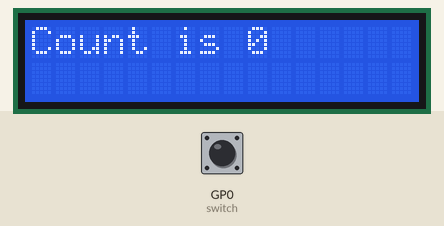
Recording of a program running on a simulated Raspberry Pi Pico running MicroPython. Shown: 16×2 character LCD. The test bench sets the inputs (shaded band); at power-on: GP0 (switch) LOW.

Above: at 1.2 s.
1.3 s: GP0 (switch) pulled HIGH for 0.15 s
At 2.5 s:
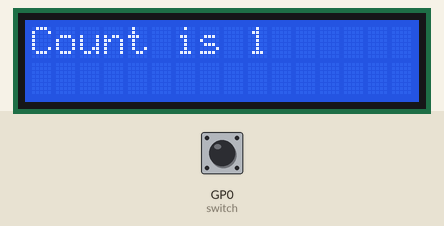
2.9 s: GP0 (switch) pulled HIGH for 1 s
At 3.8 s:
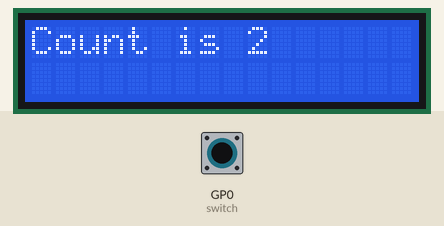
5.4 s: GP0 (switch) pulled HIGH for 0.15 s
At 5.8 s:
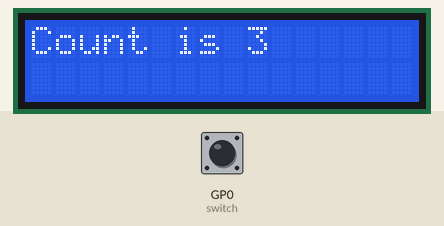
7.0 s: GP0 (switch) pulled HIGH for 1 s
At 8.2 s:
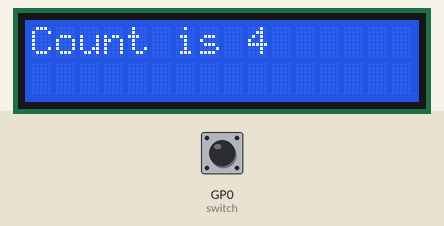
Timing chart, 0 to 10.0 s (numbered marks = the images above; inputs shaded):
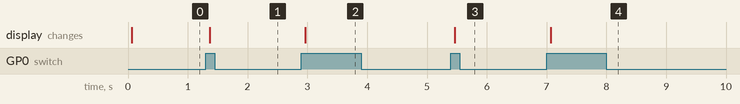

Measured:
- after the input at 1.3 s, the display: changes after 0.06 s (image 1)
- after the input at 2.9 s, the display: changes after 0.07 s (image 2)
- after the input at 5.4 s, the display: changes after 0.07 s (image 3)
- after the input at 7.0 s, the display: changes after 0.07 s (image 4)

The program:

Counter.py
```python
# Import modules & set things up
import LCD1602
lcd=LCD1602.LCD1602(16,2)
from machine import Pin
import time
lcd.clear()

#Set up switch on GP0, with internal pull-down resistor
switch = Pin(0, Pin.IN, Pin.PULL_DOWN)

#Set value of counter to zero & output to LCD
counter = 0
lcd.setCursor(0, 0)
lcd.printout("Count is ")
lcd.setCursor(9, 0)
lcd.printout(counter)

while True:
    while switch.value():
        counter = counter + 1
        lcd.setCursor(9, 0)
        lcd.printout(counter)
        while switch.value():
            time.sleep(0.1)
    time.sleep(0.1)
```
